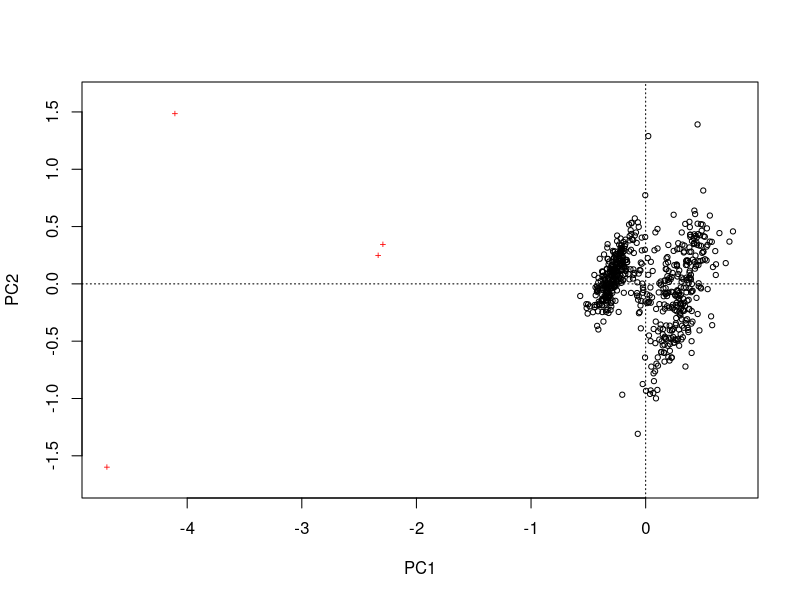
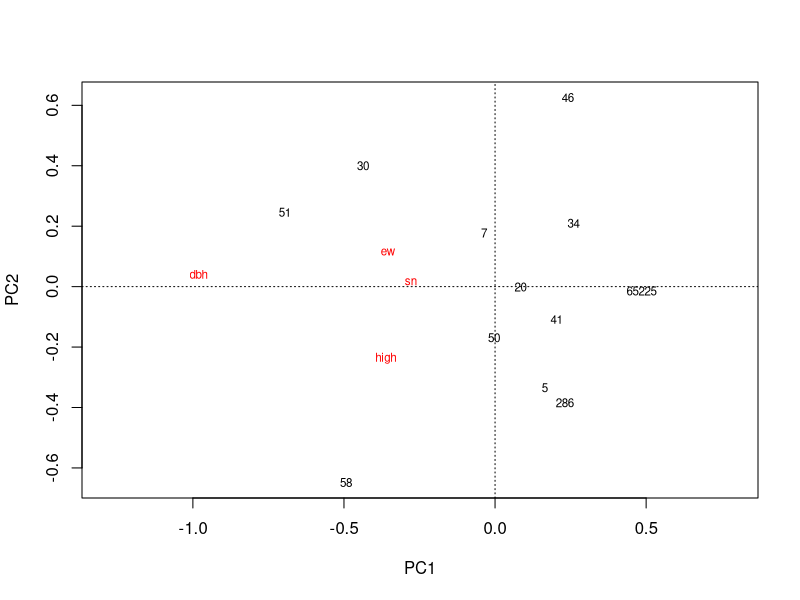
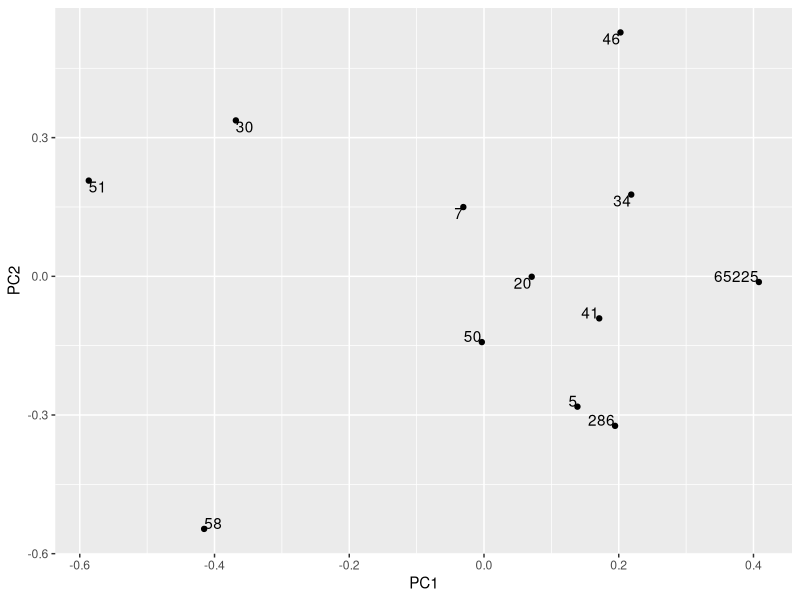
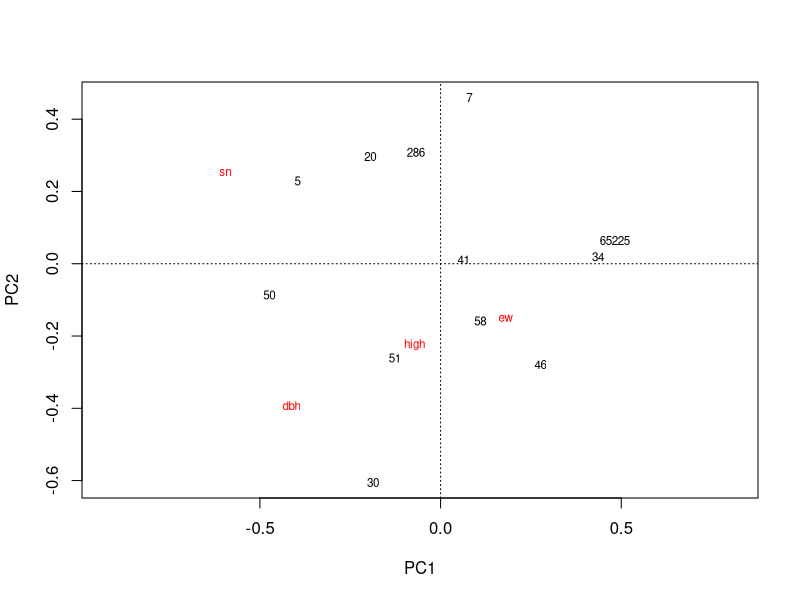
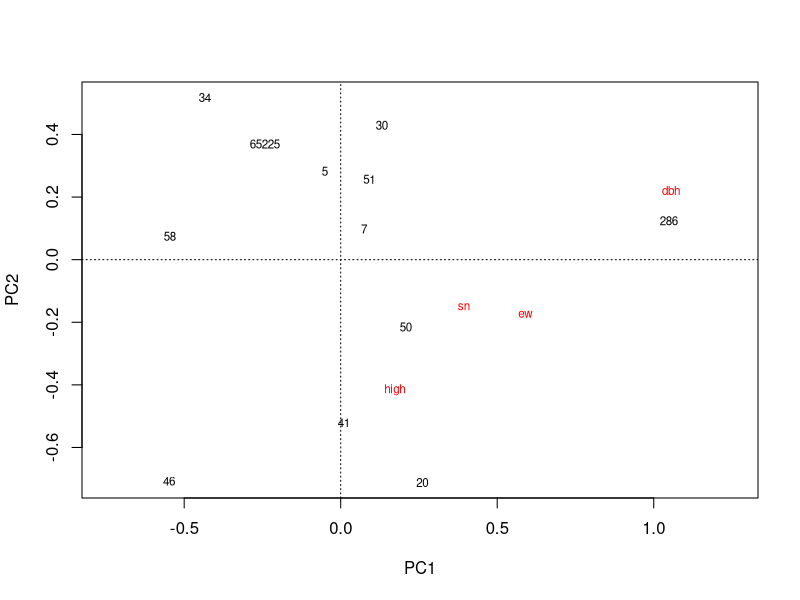
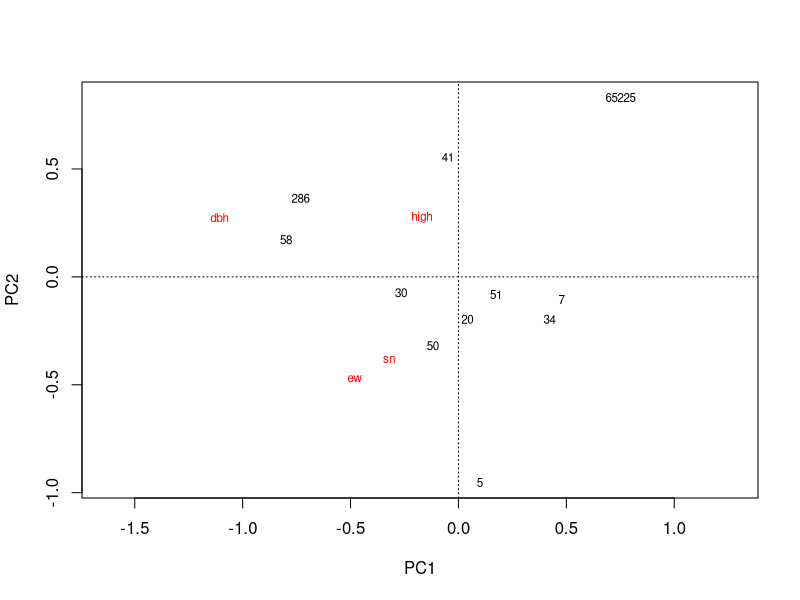
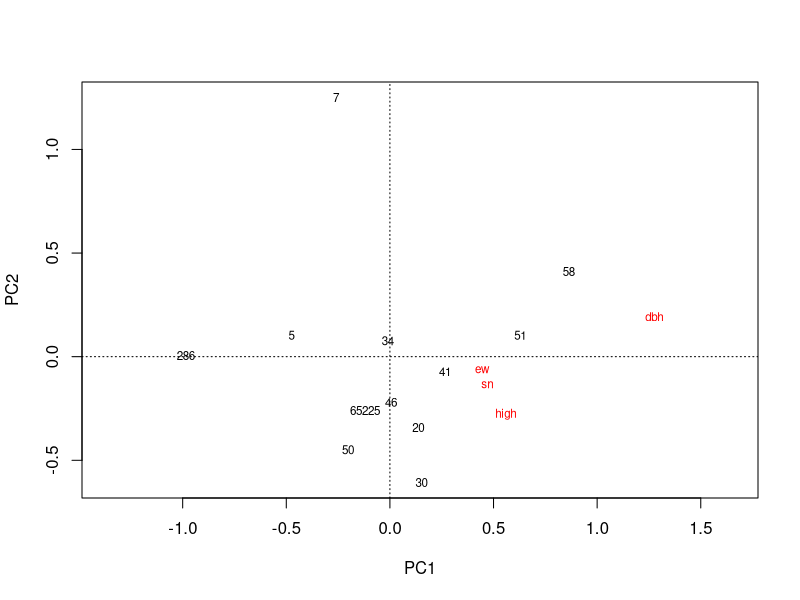
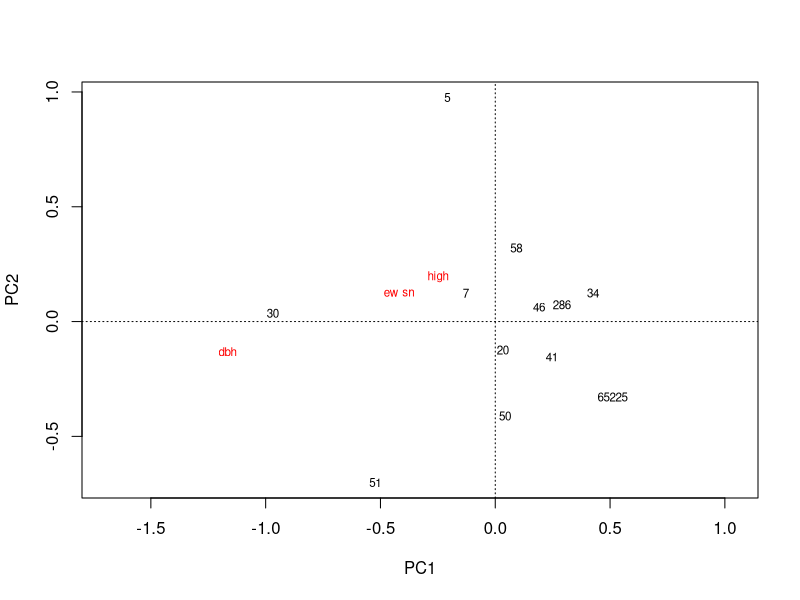

Recreate these plots in R, in order.
## ---- chunk 1
all.data = read.table("all.data.demo.txt", header = T, sep="\t", fileEncoding="UTF-16")
head(all.data)
# 然后把第一列去掉
all.data = all.data[,-1]
## ---- chunk 2
kenli = subset(all.data, loca == "垦利")
hekou = subset(all.data, loca == "河口")
zhanhua = subset(all.data, loca == "沾化")
# 把几个地方的数据分解出来 

str(kenli)
str(hekou)
str(zhanhua)

## ---- chunk 3
library(vegan)
library(ggplot2)

plot(rda(kenli[,c(2,3,4,5)]))
## ---- chunk 4
library(dplyr) # 一个牛逼的包

hekou.spe = group_by(hekou, spe)
hekou.mean = summarise(hekou.spe,
          high = mean(high),
          dbh = mean(dbh),
          ew = mean(ew),
          sn = mean(sn)
          )
head(hekou.mean)

# 以河口为例，先分组，再按分组计算，和excel里的数据透视表有点像。

kenli.spe = group_by(kenli, spe)
kenli.mean = summarise(kenli.spe,
          high = mean(high),
          dbh = mean(dbh),
          ew = mean(ew),
          sn = mean(sn)
          )

zhanhua.spe = group_by(zhanhua, spe)
zhanhua.mean = summarise(zhanhua.spe,
          high = mean(high),
          dbh = mean(dbh),
          ew = mean(ew),
          sn = mean(sn)
          )
## ---- chunk 5
library(tidyverse) #这个包是个组合，里面包括dplyr,ggplot2等一系列包。
library(vegan)
hekou.mean = as.data.frame(hekou.mean)
hekou.mean = hekou.mean %>% remove_rownames %>% column_to_rownames(var="spe") 

# %>% 是管道函数的符号，意思就是这么干了再这么干，比如上面就是先去掉行名，再把spe这一列变成行名。
# 如果直接做下面的函数，会有Warning message:
# Setting row names on a tibble is deprecated. 所以先把几个数据变成数据框。以垦利为例，原本差异如下：

kenli.mean
as.data.frame(kenli.mean)

# 接着把垦利和沾化的数据也弄好。

kenli.mean = as.data.frame(kenli.mean)
kenli.mean = kenli.mean %>% remove_rownames %>% column_to_rownames(var="spe")

zhanhua.mean = as.data.frame(zhanhua.mean)
zhanhua.mean = zhanhua.mean %>% remove_rownames %>% column_to_rownames(var="spe")

## ---- chunk 6
hekou.rda = rda(hekou.mean)
str(hekou.rda)

plot(hekou.rda)
# 把需要作图的数据提取出来，取个好名字出现在坐标轴上

PC1 = hekou.rda$CA$u[,1]
PC2 = hekou.rda$CA$u[,2]
hekou.gg = as.data.frame(cbind(PC1, PC2))

ggplot(hekou.gg, aes(PC1, PC2, label = row.names(hekou.gg))) + 
  geom_point() + 
  geom_text( vjust = "inward", hjust = "inward")

# 这个好看点，但不如vegan自带的作图容易说明问题。所以不用这个，仅作方法保存一下。
# 注意ggplot的用法，若要不同颜色，则需要把颜色对应变量转化为character或factor，默认为数值型，为渐变颜色。

## ---- chunk 7
library(dplyr)
kenli.low = filter(all.data, loca == "垦利", salt == "低")
kenli.low.spe = group_by(kenli.low, spe)
kenli.low.mean = summarise(kenli.low.spe,
          high = mean(high),
          dbh = mean(dbh),
          ew = mean(ew),
          sn = mean(sn)
          )


kenli.med = filter(all.data, loca == "垦利", salt == "中")
kenli.med.spe = group_by(kenli.med, spe)
kenli.med.mean = summarise(kenli.med.spe,
          high = mean(high),
          dbh = mean(dbh),
          ew = mean(ew),
          sn = mean(sn)
          )

kenli.high = filter(all.data, loca == "垦利", salt == "高")
kenli.high.spe = group_by(kenli.high, spe)
kenli.high.mean = summarise(kenli.high.spe,
          high = mean(high),
          dbh = mean(dbh),
          ew = mean(ew),
          sn = mean(sn)
          )





hekou.low = filter(all.data, loca == "河口", salt == "低")
hekou.low.spe = group_by(hekou.low, spe)
hekou.low.mean = summarise(hekou.low.spe,
          high = mean(high),
          dbh = mean(dbh),
          ew = mean(ew),
          sn = mean(sn)
          )

hekou.med = filter(all.data, loca == "河口", salt == "中")
hekou.med.spe = group_by(hekou.med, spe)
hekou.med.mean = summarise(hekou.med.spe,
          high = mean(high),
          dbh = mean(dbh),
          ew = mean(ew),
          sn = mean(sn)
          )

hekou.high = filter(all.data, loca == "河口", salt == "高")
hekou.high.spe = group_by(hekou.high, spe)
hekou.high.mean = summarise(hekou.high.spe,
          high = mean(high),
          dbh = mean(dbh),
          ew = mean(ew),
          sn = mean(sn)
          )






zhanhua.low = filter(all.data, loca == "沾化", salt == "低")
zhanhua.low.spe = group_by(zhanhua.low, spe)
zhanhua.low.mean = summarise(zhanhua.low.spe,
          high = mean(high),
          dbh = mean(dbh),
          ew = mean(ew),
          sn = mean(sn)
          )

zhanhua.med = filter(all.data, loca == "沾化", salt == "中")
zhanhua.med.spe = group_by(zhanhua.med, spe)
zhanhua.med.mean = summarise(zhanhua.med.spe,
          high = mean(high),
          dbh = mean(dbh),
          ew = mean(ew),
          sn = mean(sn)
          )

zhanhua.high = filter(all.data, loca == "沾化", salt == "高")
zhanhua.high.spe = group_by(zhanhua.high, spe)
zhanhua.high.mean = summarise(zhanhua.high.spe,
          high = mean(high),
          dbh = mean(dbh),
          ew = mean(ew),
          sn = mean(sn)
          )


kenli.low.mean = as.data.frame(kenli.low.mean)
kenli.low.mean = kenli.low.mean %>% remove_rownames %>% column_to_rownames(var="spe")

kenli.med.mean = as.data.frame(kenli.med.mean)
kenli.med.mean = kenli.med.mean %>% remove_rownames %>% column_to_rownames(var="spe")

kenli.high.mean = as.data.frame(kenli.high.mean)
kenli.high.mean = kenli.high.mean %>% remove_rownames %>% column_to_rownames(var="spe")


hekou.low.mean = as.data.frame(hekou.low.mean)
hekou.low.mean = hekou.low.mean %>% remove_rownames %>% column_to_rownames(var="spe")

hekou.med.mean = as.data.frame(hekou.med.mean)
hekou.med.mean = hekou.med.mean %>% remove_rownames %>% column_to_rownames(var="spe")

hekou.high.mean = as.data.frame(hekou.high.mean)
hekou.high.mean = hekou.high.mean %>% remove_rownames %>% column_to_rownames(var="spe")

zhanhua.low.mean = as.data.frame(zhanhua.low.mean)
zhanhua.low.mean = zhanhua.low.mean %>% remove_rownames %>% column_to_rownames(var="spe")

zhanhua.med.mean = as.data.frame(zhanhua.med.mean)
zhanhua.med.mean = zhanhua.med.mean %>% remove_rownames %>% column_to_rownames(var="spe")

zhanhua.high.mean = as.data.frame(zhanhua.high.mean)
zhanhua.high.mean = zhanhua.high.mean %>% remove_rownames %>% column_to_rownames(var="spe")

## ---- chunk 8
library(vegan)
plot(rda(kenli.low.mean))
# 垦利低盐分
plot(rda(kenli.med.mean))
# 垦利中盐分
plot(rda(kenli.high.mean))
# 垦利高盐分

plot(rda(hekou.low.mean))
# 河口低盐分
plot(rda(hekou.med.mean))
# 河口中盐分
plot(rda(hekou.high.mean))
# 河口高盐分



plot(rda(zhanhua.high.mean))
# 沾化高盐分

## ---- chunk 9

dis.kenli.high = vegdist(decostand(kenli.high.mean, "normalize"), "euc")
dis.kenli.med = vegdist(decostand(kenli.med.mean, "normalize"), "euc")
dis.kenli.low = vegdist(decostand(kenli.low.mean, "normalize"), "euc")

kenli.high.single = hclust(dis.kenli.high, method = "single")
kenli.med.single = hclust(dis.kenli.med, method = "single")
kenli.low.single = hclust(dis.kenli.low, method = "single")

plot(kenli.high.single)
plot(kenli.med.single)
plot(kenli.low.single)


